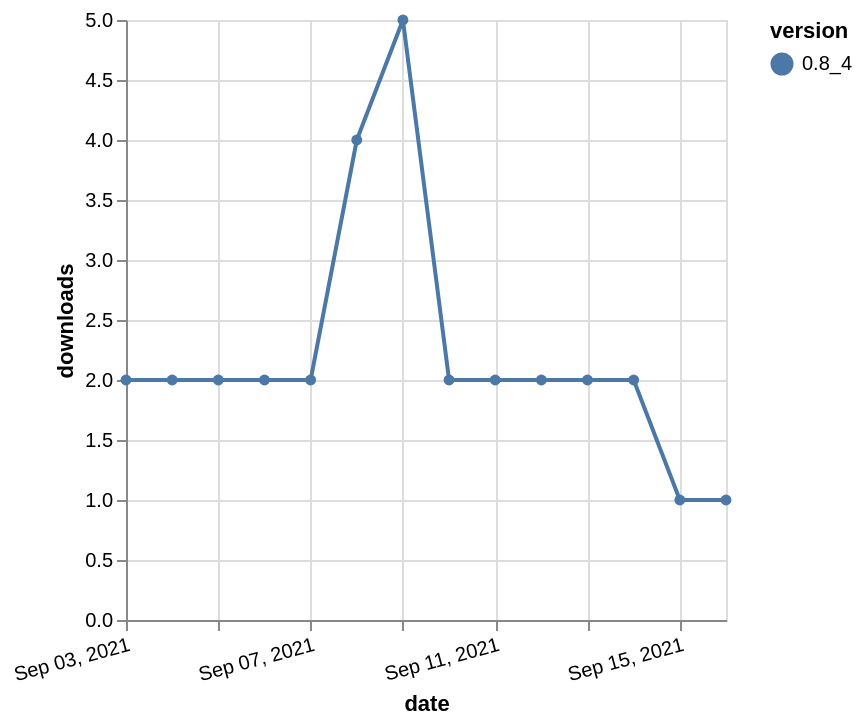

This figure's Vega-Lite source:
### Vega-Lite specification from a JSON file in a GitHub repository (floating-point values rounded to 4 significant figures)
{"$schema": "https://vega.github.io/schema/vega-lite/v5.json", "description": "A simple bar chart with embedded data.", "data": {"values": [{"date": "2021-09-03", "total": 6872, "delta": 2, "version": "0.8_4"}, {"date": "2021-09-04", "total": 6874, "delta": 2, "version": "0.8_4"}, {"date": "2021-09-05", "total": 6876, "delta": 2, "version": "0.8_4"}, {"date": "2021-09-06", "total": 6878, "delta": 2, "version": "0.8_4"}, {"date": "2021-09-07", "total": 6880, "delta": 2, "version": "0.8_4"}, {"date": "2021-09-08", "total": 6884, "delta": 4, "version": "0.8_4"}, {"date": "2021-09-09", "total": 6889, "delta": 5, "version": "0.8_4"}, {"date": "2021-09-10", "total": 6891, "delta": 2, "version": "0.8_4"}, {"date": "2021-09-11", "total": 6893, "delta": 2, "version": "0.8_4"}, {"date": "2021-09-12", "total": 6895, "delta": 2, "version": "0.8_4"}, {"date": "2021-09-13", "total": 6897, "delta": 2, "version": "0.8_4"}, {"date": "2021-09-14", "total": 6899, "delta": 2, "version": "0.8_4"}, {"date": "2021-09-15", "total": 6900, "delta": 1, "version": "0.8_4"}, {"date": "2021-09-16", "total": 6901, "delta": 1, "version": "0.8_4"}]}, "width": "container", "mark": {"type": "line", "point": {"filled": true}}, "encoding": {"x": {"field": "date", "type": "temporal", "timeUnit": "yearmonthdate", "title": "date", "axis": {"labelAngle": -15}}, "y": {"field": "delta", "type": "quantitative", "title": "downloads"}, "color": {"field": "version", "type": "nominal"}, "tooltip": {"field": "delta"}}}
